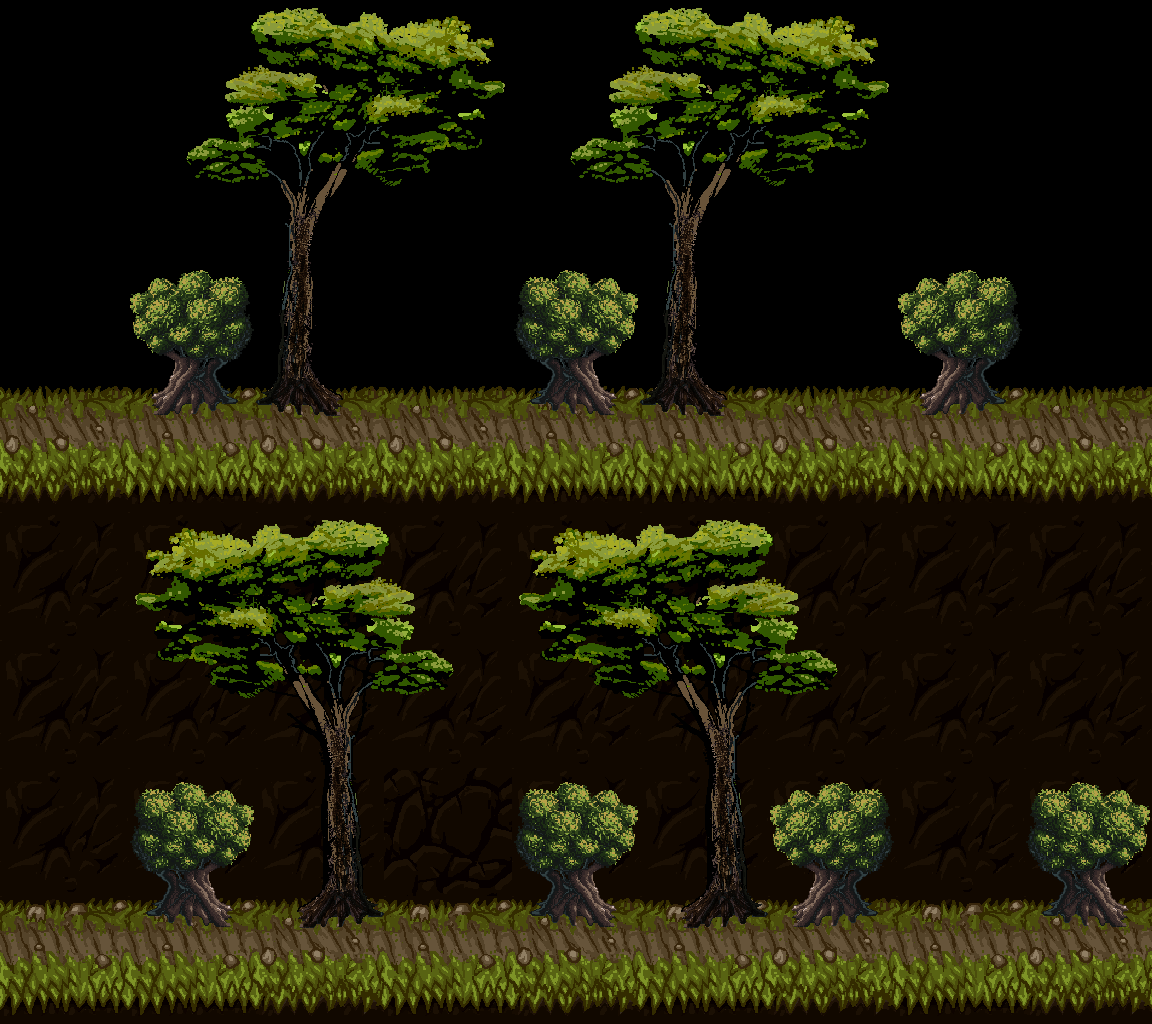

This is a level from a 2D game, rendered from its Tiled map with the project's own tilesets. A one-line summary and the map file follow, with tile-layer data summarised:
An orthogonal 9x8 tile map with 128x128 px tiles, 3 tile layers (Terrain Background, CollisionTop, Background).

<map version="1.0" orientation="orthogonal" width="9" height="8" tilewidth="128" tileheight="128">
 <tileset firstgid="1" name="tiles_aubrey" tilewidth="128" tileheight="128">
  <image source="tiles_aubrey.png" width="2048" height="2048" />
 </tileset>
 <layer name="Terrain Background" width="9" height="8">
  <data>[72 cells, 36 non-empty, 2 distinct tile ids]</data>
 </layer>
 <layer name="CollisionTop" width="9" height="8">
  <data>[72 cells, 18 non-empty, 2 distinct tile ids]</data>
 </layer>
 <layer name="Background" width="9" height="8">
  <data>[72 cells, 52 non-empty, 14 distinct tile ids]</data>
 </layer>
</map>
